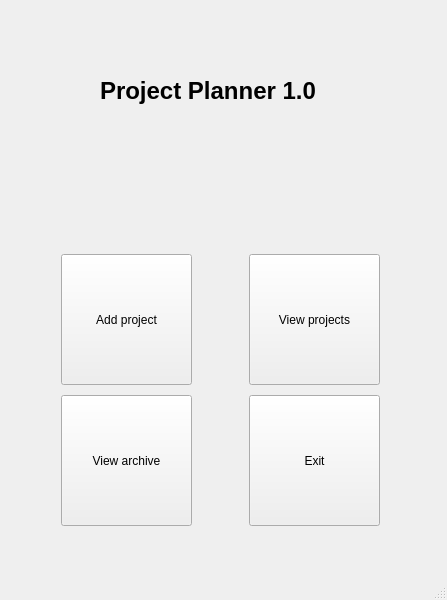
<?xml version="1.0" encoding="UTF-8"?>
<ui version="4.0">
 <class>ProjectPlannerMain</class>
 <widget class="QMainWindow" name="ProjectPlannerMain">
  <property name="geometry">
   <rect>
    <x>0</x>
    <y>0</y>
    <width>447</width>
    <height>600</height>
   </rect>
  </property>
  <property name="windowTitle">
   <string>Project Planner 1.0 - Main menu</string>
  </property>
  <widget class="QWidget" name="centralwidget">
   <widget class="QLabel" name="mainHeader">
    <property name="geometry">
     <rect>
      <x>100</x>
      <y>50</y>
      <width>271</width>
      <height>81</height>
     </rect>
    </property>
    <property name="sizePolicy">
     <sizepolicy hsizetype="Maximum" vsizetype="Maximum">
      <horstretch>0</horstretch>
      <verstretch>0</verstretch>
     </sizepolicy>
    </property>
    <property name="font">
     <font>
      <pointsize>18</pointsize>
      <bold>true</bold>
     </font>
    </property>
    <property name="text">
     <string>Project Planner 1.0</string>
    </property>
   </widget>
   <widget class="QWidget" name="">
    <property name="geometry">
     <rect>
      <x>10</x>
      <y>250</y>
      <width>423</width>
      <height>282</height>
     </rect>
    </property>
    <layout class="QGridLayout" name="mainMenuLayout">
     <item row="1" column="0">
      <widget class="QPushButton" name="viewArchivePushButton">
       <property name="minimumSize">
        <size>
         <width>131</width>
         <height>131</height>
        </size>
       </property>
       <property name="maximumSize">
        <size>
         <width>131</width>
         <height>131</height>
        </size>
       </property>
       <property name="text">
        <string>View archive</string>
       </property>
      </widget>
     </item>
     <item row="0" column="0">
      <widget class="QPushButton" name="addProjectPushButton">
       <property name="enabled">
        <bool>true</bool>
       </property>
       <property name="minimumSize">
        <size>
         <width>131</width>
         <height>131</height>
        </size>
       </property>
       <property name="maximumSize">
        <size>
         <width>131</width>
         <height>131</height>
        </size>
       </property>
       <property name="text">
        <string>Add project</string>
       </property>
      </widget>
     </item>
     <item row="1" column="1">
      <widget class="QPushButton" name="mainExitPushButton">
       <property name="minimumSize">
        <size>
         <width>131</width>
         <height>131</height>
        </size>
       </property>
       <property name="maximumSize">
        <size>
         <width>131</width>
         <height>131</height>
        </size>
       </property>
       <property name="text">
        <string>Exit</string>
       </property>
      </widget>
     </item>
     <item row="0" column="1">
      <widget class="QPushButton" name="viewProjectsPushButton">
       <property name="minimumSize">
        <size>
         <width>131</width>
         <height>131</height>
        </size>
       </property>
       <property name="maximumSize">
        <size>
         <width>131</width>
         <height>131</height>
        </size>
       </property>
       <property name="text">
        <string>View projects</string>
       </property>
      </widget>
     </item>
    </layout>
   </widget>
  </widget>
  <widget class="QMenuBar" name="menubar">
   <property name="geometry">
    <rect>
     <x>0</x>
     <y>0</y>
     <width>447</width>
     <height>19</height>
    </rect>
   </property>
  </widget>
  <widget class="QStatusBar" name="statusbar"/>
 </widget>
 <resources/>
 <connections/>
</ui>
